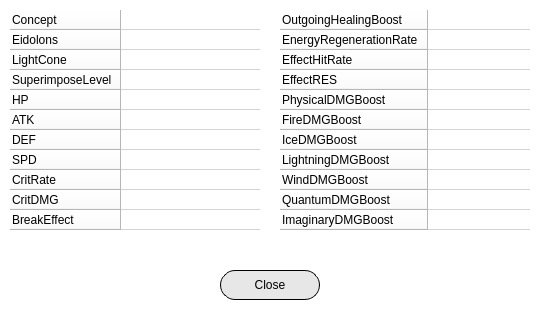
<?xml version="1.0" encoding="UTF-8"?>
<ui version="4.0">
 <class>Panel</class>
 <widget class="QWidget" name="Panel">
  <property name="geometry">
   <rect>
    <x>0</x>
    <y>0</y>
    <width>550</width>
    <height>318</height>
   </rect>
  </property>
  <property name="minimumSize">
   <size>
    <width>550</width>
    <height>250</height>
   </size>
  </property>
  <property name="maximumSize">
   <size>
    <width>550</width>
    <height>400</height>
   </size>
  </property>
  <property name="windowTitle">
   <string>Panel</string>
  </property>
  <property name="windowIcon">
   <iconset resource="res.qrc">
    <normaloff>:/res/icon.png</normaloff>:/res/icon.png</iconset>
  </property>
  <property name="styleSheet">
   <string notr="true">background-color: rgb(255, 255, 255);</string>
  </property>
  <widget class="QTableWidget" name="tableWidget">
   <property name="geometry">
    <rect>
     <x>10</x>
     <y>10</y>
     <width>250</width>
     <height>251</height>
    </rect>
   </property>
   <property name="styleSheet">
    <string notr="true">border:none;</string>
   </property>
   <property name="verticalScrollBarPolicy">
    <enum>Qt::ScrollBarAlwaysOff</enum>
   </property>
   <property name="horizontalScrollBarPolicy">
    <enum>Qt::ScrollBarAlwaysOff</enum>
   </property>
   <property name="editTriggers">
    <set>QAbstractItemView::NoEditTriggers</set>
   </property>
   <property name="selectionMode">
    <enum>QAbstractItemView::NoSelection</enum>
   </property>
   <property name="cornerButtonEnabled">
    <bool>false</bool>
   </property>
   <attribute name="horizontalHeaderVisible">
    <bool>false</bool>
   </attribute>
   <attribute name="horizontalHeaderDefaultSectionSize">
    <number>160</number>
   </attribute>
   <attribute name="verticalHeaderDefaultSectionSize">
    <number>20</number>
   </attribute>
   <row>
    <property name="text">
     <string>Concept</string>
    </property>
   </row>
   <row>
    <property name="text">
     <string>Eidolons</string>
    </property>
   </row>
   <row>
    <property name="text">
     <string>LightCone</string>
    </property>
   </row>
   <row>
    <property name="text">
     <string>SuperimposeLevel</string>
    </property>
   </row>
   <row>
    <property name="text">
     <string>HP</string>
    </property>
   </row>
   <row>
    <property name="text">
     <string>ATK</string>
    </property>
   </row>
   <row>
    <property name="text">
     <string>DEF</string>
    </property>
   </row>
   <row>
    <property name="text">
     <string>SPD</string>
    </property>
   </row>
   <row>
    <property name="text">
     <string>CritRate</string>
    </property>
   </row>
   <row>
    <property name="text">
     <string>CritDMG</string>
    </property>
   </row>
   <row>
    <property name="text">
     <string>BreakEffect</string>
    </property>
   </row>
   <column>
    <property name="text">
     <string> </string>
    </property>
   </column>
  </widget>
  <widget class="QTableWidget" name="tableWidget_2">
   <property name="geometry">
    <rect>
     <x>280</x>
     <y>10</y>
     <width>250</width>
     <height>251</height>
    </rect>
   </property>
   <property name="styleSheet">
    <string notr="true">border:none;</string>
   </property>
   <property name="verticalScrollBarPolicy">
    <enum>Qt::ScrollBarAlwaysOff</enum>
   </property>
   <property name="horizontalScrollBarPolicy">
    <enum>Qt::ScrollBarAlwaysOff</enum>
   </property>
   <property name="editTriggers">
    <set>QAbstractItemView::NoEditTriggers</set>
   </property>
   <property name="selectionMode">
    <enum>QAbstractItemView::NoSelection</enum>
   </property>
   <property name="cornerButtonEnabled">
    <bool>true</bool>
   </property>
   <attribute name="horizontalHeaderVisible">
    <bool>false</bool>
   </attribute>
   <attribute name="horizontalHeaderDefaultSectionSize">
    <number>125</number>
   </attribute>
   <attribute name="verticalHeaderDefaultSectionSize">
    <number>20</number>
   </attribute>
   <row>
    <property name="text">
     <string>OutgoingHealingBoost</string>
    </property>
   </row>
   <row>
    <property name="text">
     <string>EnergyRegenerationRate</string>
    </property>
   </row>
   <row>
    <property name="text">
     <string>EffectHitRate</string>
    </property>
   </row>
   <row>
    <property name="text">
     <string>EffectRES</string>
    </property>
   </row>
   <row>
    <property name="text">
     <string>PhysicalDMGBoost</string>
    </property>
   </row>
   <row>
    <property name="text">
     <string>FireDMGBoost</string>
    </property>
   </row>
   <row>
    <property name="text">
     <string>IceDMGBoost</string>
    </property>
   </row>
   <row>
    <property name="text">
     <string>LightningDMGBoost</string>
    </property>
   </row>
   <row>
    <property name="text">
     <string>WindDMGBoost</string>
    </property>
   </row>
   <row>
    <property name="text">
     <string>QuantumDMGBoost</string>
    </property>
   </row>
   <row>
    <property name="text">
     <string>ImaginaryDMGBoost</string>
    </property>
   </row>
   <column>
    <property name="text">
     <string/>
    </property>
   </column>
  </widget>
  <widget class="QPushButton" name="closebtn">
   <property name="geometry">
    <rect>
     <x>220</x>
     <y>270</y>
     <width>100</width>
     <height>30</height>
    </rect>
   </property>
   <property name="styleSheet">
    <string notr="true">QPushButton
{
font: 20pt &quot;Meiryo UI&quot;;
background-color: rgb(231, 231, 231);
border-radius: 15px;
border:1px solid rgb(0, 0, 0)
}
QPushButton:hover
{
    padding-left:3px;
    padding-top:3px;
}
QPushButton:pressed
{
    padding-left:3px;
    padding-top:3px;
}</string>
   </property>
   <property name="text">
    <string>Close</string>
   </property>
  </widget>
 </widget>
 <resources>
  <include location="res.qrc"/>
 </resources>
 <connections/>
</ui>
